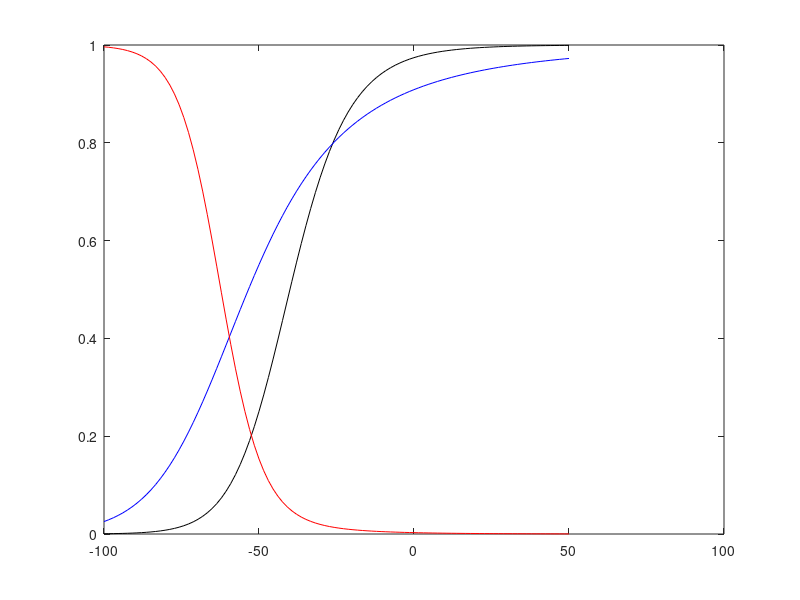

MATLAB code for this plot:
clear;clc; close all;

vm = [10 0 -10 -20];
ina = [-1.41 -2.01 -2.78 -3.51];
ik = [1.52 1.08 0.6 0.25];

vna = vm - 50;
vk = vm + 77.5;

% Hodgkin Huxley parameters
vtrap = @(x,y) x./(exp(x./y) - 1);

% m parameters
alpha_m = @(v) .1 .* vtrap(-(v+40),10);
beta_m = @(v) 4 .* exp(-(v+65)./18);
sum_m = @(v) alpha_m(v) + beta_m(v);
minf = @(v) alpha_m(v)./sum_m(v);
% h parameters
alpha_h = @(v) .07 .* exp(-(v+65)./20);
beta_h = @(v) 1 ./ (exp(-(v+35)./10) + 1);
sum_h = @(v) alpha_h(v) + beta_h(v);
hinf = @(v) alpha_h(v)./sum_h(v);
% n parameters
alpha_n = @(v) .01 .* vtrap(-(v+55),10);
beta_n = @(v) .125 .* exp(-(v+65)./80);
sum_n = @(v) alpha_n(v) + beta_n(v);
ninf = @(v) alpha_n(v)./sum_n(v);

v = linspace(-100, 50, 100);
figure;
plot(v,minf(v),'k-');
hold on;
plot(v,ninf(v), 'b-');
plot(v,hinf(v), 'r-');

gk = ik ./(vk .* (ninf(vm).^4) );
gna = ina ./(vna .* (minf(vm).^3) );

gk_bar = mean(gk);
gna_bar = mean(gna);

l = 35;
d = 25;

area = l * d * pi;
gk_surf = 100.*gk_bar/area;
gna_surf = 100.*gna_bar/area;